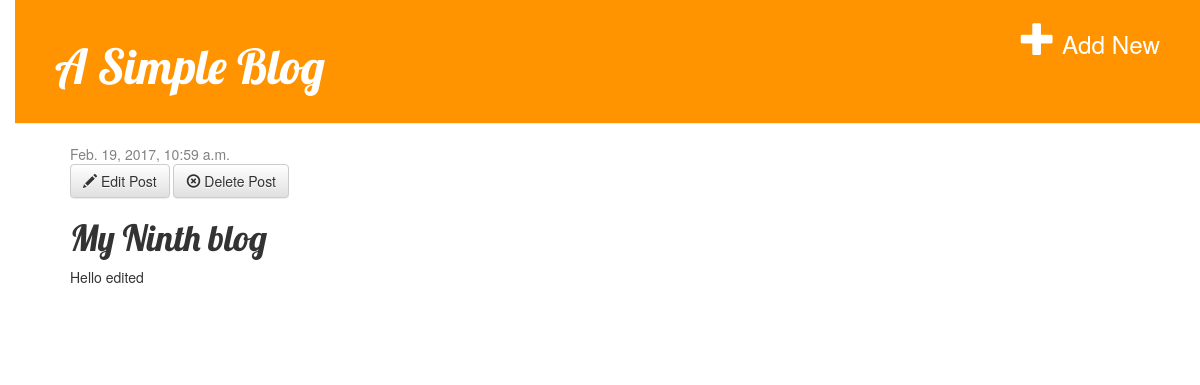
Screenshot of /post/11/ with the database file from the repository.
### myapp/models.py (models this page shows, shortened)
class Post(models.Model):
    author = models.ForeignKey('auth.User')
    title = models.CharField(max_length=200)
    text = models.TextField()
    created_date = models.DateTimeField(
            default=timezone.now)
    published_date = models.DateTimeField(
            blank=True, null=True)

### myapp/views.py (the view)
# urls.py: url(r'^post/(?P<pk>\d+)/$', views.post_detail, name='post_detail'),
def post_detail(request, pk):
    post = get_object_or_404(Post, pk=pk)
    newItem = request.session.get('new')
    if not newItem:
        newItem = ''
    savedItem = request.session.get('saved')
    if not savedItem:
        savedItem = ''
    return render(request, 'blog/post_detail.html', {'post': post,'savedItem':savedItem,'newItem':newItem})

### templates/blog/post_detail.html (shortened to what this page needs)
{% extends 'blog/base.html' %}
{% block content %}
    <div class="post">
        {% if post.published_date %}
            <div class="date">
                {{ post.published_date }}
            </div>
        {% endif %}
        <a class="btn btn-default" href="{% url 'post_edit' pk=post.pk %}"><span class="glyphicon glyphicon-pencil"></span> Edit Post</a>
        <a class="btn btn-default" href="{% url 'post_delete' pk=post.pk %}"><span class="glyphicon glyphicon-remove-circle"></span> Delete Post</a>
        <h1>{{ post.title }}</h1>
        <p>{{ post.text|linebreaksbr }}</p>
    </div>
{% endblock %}

### myapp/static/css/blog.css (style rules this page uses)
body { padding-left: 15px; }
h1, h2, h3, h4 { font-family: 'Lobster', cursive; }
.date { color: #828282; }
.post { margin-bottom: 70px; }

### rows the page displays
Post: published_date "Feb. 19, 2017, 10:59 a.m.", title "My Ninth blog", text "Hello edited"
